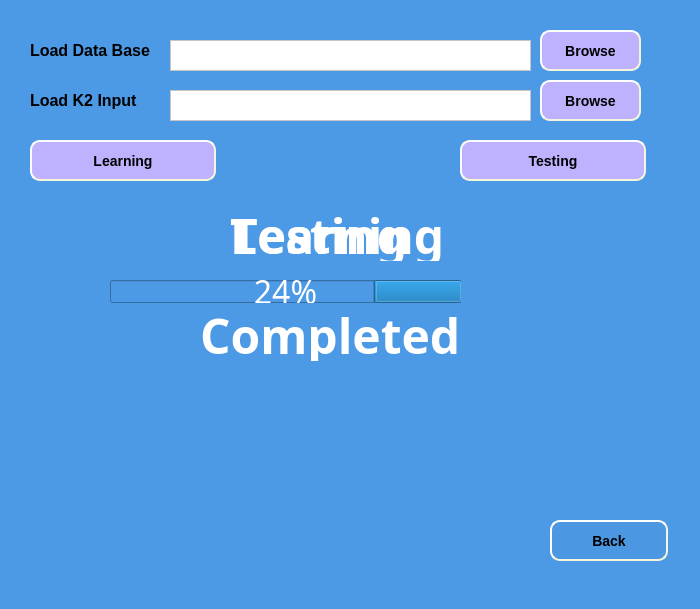
<?xml version="1.0" encoding="UTF-8"?>
<ui version="4.0">
 <class>AdministratorWindow</class>
 <widget class="QDialog" name="AdministratorWindow">
  <property name="geometry">
   <rect>
    <x>0</x>
    <y>0</y>
    <width>700</width>
    <height>609</height>
   </rect>
  </property>
  <property name="windowTitle">
   <string>MainWindow</string>
  </property>
  <property name="styleSheet">
   <string notr="true">background-color: rgb(76, 153, 229);
</string>
  </property>
  <widget class="QWidget" name="centralwidget" native="true">
   <property name="geometry">
    <rect>
     <x>0</x>
     <y>-10</y>
     <width>701</width>
     <height>621</height>
    </rect>
   </property>
   <widget class="QPushButton" name="btn_loadDataBase">
    <property name="geometry">
     <rect>
      <x>540</x>
      <y>40</y>
      <width>101</width>
      <height>41</height>
     </rect>
    </property>
    <property name="font">
     <font>
      <pointsize>-1</pointsize>
      <weight>75</weight>
      <italic>false</italic>
      <bold>true</bold>
      <kerning>true</kerning>
     </font>
    </property>
    <property name="styleSheet">
     <string notr="true">background-color: rgb(190, 178, 255);
border-style: outset;
border-width: 2px;
border-radius: 10px;
border-color: beige;
font: bold 14px;
min-width: 5em;
padding: 6px;
</string>
    </property>
    <property name="text">
     <string>Browse</string>
    </property>
   </widget>
   <widget class="QPushButton" name="btn_testing">
    <property name="geometry">
     <rect>
      <x>460</x>
      <y>150</y>
      <width>186</width>
      <height>41</height>
     </rect>
    </property>
    <property name="font">
     <font>
      <pointsize>-1</pointsize>
      <weight>75</weight>
      <italic>false</italic>
      <bold>true</bold>
      <kerning>true</kerning>
     </font>
    </property>
    <property name="styleSheet">
     <string notr="true">background-color: rgb(190, 178, 255);
border-style: outset;
border-width: 2px;
border-radius: 10px;
border-color: beige;
font: bold 14px;
min-width: 10em;
padding: 6px;
</string>
    </property>
    <property name="text">
     <string>Testing</string>
    </property>
   </widget>
   <widget class="QPushButton" name="btn_learning">
    <property name="geometry">
     <rect>
      <x>30</x>
      <y>150</y>
      <width>186</width>
      <height>41</height>
     </rect>
    </property>
    <property name="font">
     <font>
      <pointsize>-1</pointsize>
      <weight>75</weight>
      <italic>false</italic>
      <bold>true</bold>
      <kerning>true</kerning>
     </font>
    </property>
    <property name="styleSheet">
     <string notr="true">background-color: rgb(190, 178, 255);
border-style: outset;
border-width: 2px;
border-radius: 10px;
border-color: beige;
font: bold 14px;
min-width: 10em;
padding: 6px;
</string>
    </property>
    <property name="text">
     <string>Learning</string>
    </property>
   </widget>
   <widget class="QLabel" name="label">
    <property name="geometry">
     <rect>
      <x>0</x>
      <y>200</y>
      <width>701</width>
      <height>391</height>
     </rect>
    </property>
    <property name="text">
     <string/>
    </property>
    <property name="pixmap">
     <pixmap>../microphoneBackground.png</pixmap>
    </property>
    <property name="scaledContents">
     <bool>true</bool>
    </property>
   </widget>
   <widget class="QPushButton" name="btn_back">
    <property name="geometry">
     <rect>
      <x>550</x>
      <y>530</y>
      <width>118</width>
      <height>41</height>
     </rect>
    </property>
    <property name="maximumSize">
     <size>
      <width>16777213</width>
      <height>16777215</height>
     </size>
    </property>
    <property name="font">
     <font>
      <pointsize>-1</pointsize>
      <weight>75</weight>
      <italic>false</italic>
      <bold>true</bold>
      <kerning>true</kerning>
     </font>
    </property>
    <property name="styleSheet">
     <string notr="true">background-color: rgb(75, 151, 225);
border-style: outset;
border-width: 2px;
border-radius: 10px;
border-color: beige;
font: bold 14px;
min-width: 6em;
padding: 6px;
</string>
    </property>
    <property name="text">
     <string>Back</string>
    </property>
   </widget>
   <widget class="QLabel" name="label_2">
    <property name="geometry">
     <rect>
      <x>30</x>
      <y>50</y>
      <width>131</width>
      <height>21</height>
     </rect>
    </property>
    <property name="font">
     <font>
      <pointsize>12</pointsize>
      <weight>75</weight>
      <bold>true</bold>
     </font>
    </property>
    <property name="text">
     <string>Load Data Base</string>
    </property>
   </widget>
   <widget class="QPlainTextEdit" name="pt_dbpath">
    <property name="geometry">
     <rect>
      <x>170</x>
      <y>50</y>
      <width>361</width>
      <height>31</height>
     </rect>
    </property>
    <property name="font">
     <font>
      <pointsize>10</pointsize>
     </font>
    </property>
    <property name="styleSheet">
     <string notr="true">background-color: rgb(255, 255, 255);</string>
    </property>
   </widget>
   <widget class="QLabel" name="lb_learnitg">
    <property name="enabled">
     <bool>false</bool>
    </property>
    <property name="geometry">
     <rect>
      <x>230</x>
      <y>220</y>
      <width>211</width>
      <height>51</height>
     </rect>
    </property>
    <property name="font">
     <font>
      <family>Bauhaus 93</family>
      <pointsize>36</pointsize>
      <weight>75</weight>
      <bold>true</bold>
      <underline>false</underline>
      <strikeout>false</strikeout>
      <kerning>false</kerning>
     </font>
    </property>
    <property name="focusPolicy">
     <enum>Qt::NoFocus</enum>
    </property>
    <property name="contextMenuPolicy">
     <enum>Qt::DefaultContextMenu</enum>
    </property>
    <property name="autoFillBackground">
     <bool>false</bool>
    </property>
    <property name="styleSheet">
     <string notr="true">color: rgb(255, 255, 255);
background-color: transparent;</string>
    </property>
    <property name="frameShadow">
     <enum>QFrame::Plain</enum>
    </property>
    <property name="lineWidth">
     <number>0</number>
    </property>
    <property name="text">
     <string>Learning</string>
    </property>
   </widget>
   <widget class="QLabel" name="tl_outputBox">
    <property name="enabled">
     <bool>true</bool>
    </property>
    <property name="geometry">
     <rect>
      <x>40</x>
      <y>340</y>
      <width>451</width>
      <height>201</height>
     </rect>
    </property>
    <property name="font">
     <font>
      <pointsize>11</pointsize>
     </font>
    </property>
    <property name="styleSheet">
     <string notr="true">background-color: transparent;
color: rgb(255, 255, 255);</string>
    </property>
    <property name="text">
     <string/>
    </property>
   </widget>
   <widget class="QLabel" name="lb_testing">
    <property name="enabled">
     <bool>false</bool>
    </property>
    <property name="geometry">
     <rect>
      <x>230</x>
      <y>220</y>
      <width>211</width>
      <height>51</height>
     </rect>
    </property>
    <property name="font">
     <font>
      <family>Bauhaus 93</family>
      <pointsize>36</pointsize>
      <weight>75</weight>
      <bold>true</bold>
      <underline>false</underline>
      <strikeout>false</strikeout>
      <kerning>false</kerning>
     </font>
    </property>
    <property name="focusPolicy">
     <enum>Qt::NoFocus</enum>
    </property>
    <property name="contextMenuPolicy">
     <enum>Qt::DefaultContextMenu</enum>
    </property>
    <property name="autoFillBackground">
     <bool>false</bool>
    </property>
    <property name="styleSheet">
     <string notr="true">color: rgb(255, 255, 255);
background-color: transparent;</string>
    </property>
    <property name="frameShadow">
     <enum>QFrame::Plain</enum>
    </property>
    <property name="lineWidth">
     <number>0</number>
    </property>
    <property name="text">
     <string>Testing</string>
    </property>
   </widget>
   <widget class="QProgressBar" name="progressBar">
    <property name="geometry">
     <rect>
      <x>110</x>
      <y>290</y>
      <width>351</width>
      <height>23</height>
     </rect>
    </property>
    <property name="font">
     <font>
      <family>Arial Rounded MT Bold</family>
      <pointsize>24</pointsize>
     </font>
    </property>
    <property name="layoutDirection">
     <enum>Qt::RightToLeft</enum>
    </property>
    <property name="styleSheet">
     <string notr="true">color: rgb(255, 255, 255);</string>
    </property>
    <property name="value">
     <number>24</number>
    </property>
   </widget>
   <widget class="QLabel" name="lb_completed">
    <property name="enabled">
     <bool>false</bool>
    </property>
    <property name="geometry">
     <rect>
      <x>200</x>
      <y>320</y>
      <width>281</width>
      <height>51</height>
     </rect>
    </property>
    <property name="font">
     <font>
      <family>Bauhaus 93</family>
      <pointsize>36</pointsize>
      <weight>75</weight>
      <bold>true</bold>
      <underline>false</underline>
      <strikeout>false</strikeout>
      <kerning>false</kerning>
     </font>
    </property>
    <property name="focusPolicy">
     <enum>Qt::NoFocus</enum>
    </property>
    <property name="contextMenuPolicy">
     <enum>Qt::DefaultContextMenu</enum>
    </property>
    <property name="autoFillBackground">
     <bool>false</bool>
    </property>
    <property name="styleSheet">
     <string notr="true">color: rgb(255, 255, 255);
background-color: transparent;</string>
    </property>
    <property name="frameShadow">
     <enum>QFrame::Plain</enum>
    </property>
    <property name="lineWidth">
     <number>0</number>
    </property>
    <property name="text">
     <string>Completed</string>
    </property>
   </widget>
   <widget class="QPushButton" name="btn_loadK2Input">
    <property name="geometry">
     <rect>
      <x>540</x>
      <y>90</y>
      <width>101</width>
      <height>41</height>
     </rect>
    </property>
    <property name="font">
     <font>
      <pointsize>-1</pointsize>
      <weight>75</weight>
      <italic>false</italic>
      <bold>true</bold>
      <kerning>true</kerning>
     </font>
    </property>
    <property name="styleSheet">
     <string notr="true">background-color: rgb(190, 178, 255);
border-style: outset;
border-width: 2px;
border-radius: 10px;
border-color: beige;
font: bold 14px;
min-width: 5em;
padding: 6px;
</string>
    </property>
    <property name="text">
     <string>Browse</string>
    </property>
   </widget>
   <widget class="QLabel" name="label_3">
    <property name="geometry">
     <rect>
      <x>30</x>
      <y>100</y>
      <width>131</width>
      <height>21</height>
     </rect>
    </property>
    <property name="font">
     <font>
      <pointsize>12</pointsize>
      <weight>75</weight>
      <bold>true</bold>
     </font>
    </property>
    <property name="text">
     <string>Load K2 Input</string>
    </property>
   </widget>
   <widget class="QPlainTextEdit" name="pt_k2path">
    <property name="geometry">
     <rect>
      <x>170</x>
      <y>100</y>
      <width>361</width>
      <height>31</height>
     </rect>
    </property>
    <property name="font">
     <font>
      <pointsize>10</pointsize>
     </font>
    </property>
    <property name="styleSheet">
     <string notr="true">background-color: rgb(255, 255, 255);</string>
    </property>
   </widget>
  </widget>
  <widget class="QMenuBar" name="menubar">
   <property name="geometry">
    <rect>
     <x>0</x>
     <y>0</y>
     <width>700</width>
     <height>21</height>
    </rect>
   </property>
  </widget>
  <widget class="QStatusBar" name="statusbar">
   <property name="geometry">
    <rect>
     <x>0</x>
     <y>0</y>
     <width>3</width>
     <height>18</height>
    </rect>
   </property>
  </widget>
 </widget>
 <resources/>
 <connections/>
</ui>
